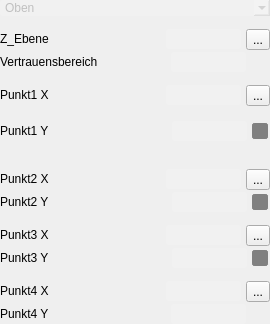
<?xml version="1.0" encoding="UTF-8"?>
<ui version="4.0">
 <class>TP_Ebenheit</class>
 <widget class="QWidget" name="TP_Ebenheit">
  <property name="geometry">
   <rect>
    <x>0</x>
    <y>0</y>
    <width>270</width>
    <height>324</height>
   </rect>
  </property>
  <property name="maximumSize">
   <size>
    <width>270</width>
    <height>16777215</height>
   </size>
  </property>
  <property name="windowTitle">
   <string>Form</string>
  </property>
  <property name="styleSheet">
   <string notr="true">QLineEdit{color:rgb(192,192,192);
                  background-color: rgba(255, 255, 255,32);
                  border-radius:3px;}
QLineEdit:focus{color:rgb(192,192,192);
                             border: 1px solid;
                             border-color: rgb(0, 128, 0);
                            selection-background-color: rgb(40, 76, 117);}

QComboBox{color:rgb(192,192,192);
                        background-color: rgba(255, 255, 255,32);
                         border-radius:3px;}

QCheckBox{color:rgb(192,192,192);
                      background-color: rgba(255, 255, 255,0);}

QCheckBox::indicator {
    width: 10px; /* Adjust size as needed */
    height: 10px; /* Adjust size as needed */
    border-radius: 3px; /* Makes it round (half of width/height) */
	border: 3px solid #808080;
   background-color: rgb(128,128,128);
}

QCheckBox::indicator:checked {
	background-color: #80FF80; /* Hintergrundfarbe wenn gecheckt (Beispiel: Grün) */
    border-radius:3px;
	border: 3px solid #808080;
   /*background-image: url(:/Icons/Main/CheckBox_On.png);*/
	/*background-color: rgb(128, 128, 192);
    border: 1px solid gray; /* Blue border when checked */
}</string>
  </property>
  <layout class="QVBoxLayout" name="verticalLayout">
   <property name="spacing">
    <number>0</number>
   </property>
   <property name="leftMargin">
    <number>0</number>
   </property>
   <property name="topMargin">
    <number>0</number>
   </property>
   <property name="rightMargin">
    <number>0</number>
   </property>
   <property name="bottomMargin">
    <number>0</number>
   </property>
   <item>
    <widget class="MComboBox" name="comboBox_Frame">
     <item>
      <property name="text">
       <string>Oben</string>
      </property>
     </item>
     <item>
      <property name="text">
       <string>Hinten</string>
      </property>
     </item>
     <item>
      <property name="text">
       <string>Links</string>
      </property>
     </item>
     <item>
      <property name="text">
       <string>Vorne</string>
      </property>
     </item>
     <item>
      <property name="text">
       <string>Rechts</string>
      </property>
     </item>
    </widget>
   </item>
   <item>
    <spacer name="verticalSpacer">
     <property name="orientation">
      <enum>Qt::Vertical</enum>
     </property>
     <property name="sizeType">
      <enum>QSizePolicy::Fixed</enum>
     </property>
     <property name="sizeHint" stdset="0">
      <size>
       <width>20</width>
       <height>13</height>
      </size>
     </property>
    </spacer>
   </item>
   <item>
    <layout class="QHBoxLayout" name="horizontalLayout_ZEbene">
     <property name="spacing">
      <number>5</number>
     </property>
     <property name="rightMargin">
      <number>0</number>
     </property>
     <property name="bottomMargin">
      <number>2</number>
     </property>
     <item>
      <widget class="QLabel" name="label_ZEbene">
       <property name="maximumSize">
        <size>
         <width>16777215</width>
         <height>20</height>
        </size>
       </property>
       <property name="text">
        <string>Z_Ebene</string>
       </property>
      </widget>
     </item>
     <item>
      <spacer name="horizontalSpacer">
       <property name="orientation">
        <enum>Qt::Horizontal</enum>
       </property>
       <property name="sizeHint" stdset="0">
        <size>
         <width>40</width>
         <height>20</height>
        </size>
       </property>
      </spacer>
     </item>
     <item>
      <widget class="MLineEdit" name="lineEdit_ZEbene">
       <property name="enabled">
        <bool>true</bool>
       </property>
       <property name="minimumSize">
        <size>
         <width>75</width>
         <height>0</height>
        </size>
       </property>
       <property name="maximumSize">
        <size>
         <width>75</width>
         <height>20</height>
        </size>
       </property>
       <property name="text">
        <string/>
       </property>
       <property name="alignment">
        <set>Qt::AlignCenter</set>
       </property>
      </widget>
     </item>
     <item>
      <widget class="QToolButton" name="toolButton_Paste">
       <property name="text">
        <string>...</string>
       </property>
       <property name="icon">
        <iconset>
         <normalon>:/Icons/Main/paste.png</normalon>
        </iconset>
       </property>
      </widget>
     </item>
    </layout>
   </item>
   <item>
    <layout class="QHBoxLayout" name="horizontalLayout_V_Bereich">
     <property name="spacing">
      <number>5</number>
     </property>
     <property name="rightMargin">
      <number>0</number>
     </property>
     <item>
      <widget class="QLabel" name="label_Vertrauensbereich">
       <property name="maximumSize">
        <size>
         <width>16777215</width>
         <height>20</height>
        </size>
       </property>
       <property name="text">
        <string>Vertrauensbereich</string>
       </property>
      </widget>
     </item>
     <item>
      <spacer name="horizontalSpacer_V_Bereich">
       <property name="orientation">
        <enum>Qt::Horizontal</enum>
       </property>
       <property name="sizeHint" stdset="0">
        <size>
         <width>40</width>
         <height>20</height>
        </size>
       </property>
      </spacer>
     </item>
     <item>
      <widget class="MLineEdit" name="lineEdit_Vertrauensbereich">
       <property name="enabled">
        <bool>true</bool>
       </property>
       <property name="minimumSize">
        <size>
         <width>75</width>
         <height>0</height>
        </size>
       </property>
       <property name="maximumSize">
        <size>
         <width>75</width>
         <height>20</height>
        </size>
       </property>
       <property name="text">
        <string/>
       </property>
       <property name="alignment">
        <set>Qt::AlignCenter</set>
       </property>
      </widget>
     </item>
     <item>
      <spacer name="horizontalSpacer_2">
       <property name="orientation">
        <enum>Qt::Horizontal</enum>
       </property>
       <property name="sizeType">
        <enum>QSizePolicy::Fixed</enum>
       </property>
       <property name="sizeHint" stdset="0">
        <size>
         <width>24</width>
         <height>16</height>
        </size>
       </property>
      </spacer>
     </item>
    </layout>
   </item>
   <item>
    <spacer name="verticalSpacer_2">
     <property name="orientation">
      <enum>Qt::Vertical</enum>
     </property>
     <property name="sizeType">
      <enum>QSizePolicy::Fixed</enum>
     </property>
     <property name="sizeHint" stdset="0">
      <size>
       <width>20</width>
       <height>13</height>
      </size>
     </property>
    </spacer>
   </item>
   <item>
    <layout class="QHBoxLayout" name="horizontalLayout_Punkt1X">
     <property name="spacing">
      <number>5</number>
     </property>
     <property name="rightMargin">
      <number>0</number>
     </property>
     <property name="bottomMargin">
      <number>2</number>
     </property>
     <item>
      <widget class="QLabel" name="label_Punkt1X">
       <property name="maximumSize">
        <size>
         <width>16777215</width>
         <height>20</height>
        </size>
       </property>
       <property name="text">
        <string>Punkt1 X</string>
       </property>
      </widget>
     </item>
     <item>
      <spacer name="horizontalSpacer_Punkt1X">
       <property name="orientation">
        <enum>Qt::Horizontal</enum>
       </property>
       <property name="sizeHint" stdset="0">
        <size>
         <width>40</width>
         <height>20</height>
        </size>
       </property>
      </spacer>
     </item>
     <item>
      <widget class="MLineEdit" name="lineEdit_Punkt1X">
       <property name="enabled">
        <bool>true</bool>
       </property>
       <property name="minimumSize">
        <size>
         <width>75</width>
         <height>0</height>
        </size>
       </property>
       <property name="maximumSize">
        <size>
         <width>75</width>
         <height>20</height>
        </size>
       </property>
       <property name="text">
        <string/>
       </property>
       <property name="alignment">
        <set>Qt::AlignCenter</set>
       </property>
      </widget>
     </item>
     <item>
      <widget class="QToolButton" name="toolButton_PasteP1">
       <property name="text">
        <string>...</string>
       </property>
       <property name="icon">
        <iconset>
         <normalon>:/Icons/Main/paste.png</normalon>
        </iconset>
       </property>
      </widget>
     </item>
    </layout>
   </item>
   <item>
    <layout class="QHBoxLayout" name="horizontalLayout_Punkt1Y">
     <property name="spacing">
      <number>5</number>
     </property>
     <property name="rightMargin">
      <number>0</number>
     </property>
     <property name="bottomMargin">
      <number>2</number>
     </property>
     <item>
      <widget class="QLabel" name="label_Punkt1Y">
       <property name="maximumSize">
        <size>
         <width>16777215</width>
         <height>20</height>
        </size>
       </property>
       <property name="text">
        <string>Punkt1 Y</string>
       </property>
      </widget>
     </item>
     <item>
      <spacer name="horizontalSpacer_Punkt1Y">
       <property name="orientation">
        <enum>Qt::Horizontal</enum>
       </property>
       <property name="sizeType">
        <enum>QSizePolicy::Expanding</enum>
       </property>
       <property name="sizeHint" stdset="0">
        <size>
         <width>130</width>
         <height>20</height>
        </size>
       </property>
      </spacer>
     </item>
     <item>
      <widget class="MLineEdit" name="lineEdit_Punkt1Y">
       <property name="enabled">
        <bool>true</bool>
       </property>
       <property name="minimumSize">
        <size>
         <width>75</width>
         <height>0</height>
        </size>
       </property>
       <property name="maximumSize">
        <size>
         <width>75</width>
         <height>20</height>
        </size>
       </property>
       <property name="text">
        <string/>
       </property>
       <property name="alignment">
        <set>Qt::AlignCenter</set>
       </property>
      </widget>
     </item>
     <item>
      <widget class="QCheckBox" name="checkBox_Jump1">
       <property name="sizePolicy">
        <sizepolicy hsizetype="Minimum" vsizetype="Expanding">
         <horstretch>0</horstretch>
         <verstretch>0</verstretch>
        </sizepolicy>
       </property>
       <property name="minimumSize">
        <size>
         <width>18</width>
         <height>1</height>
        </size>
       </property>
       <property name="sizeIncrement">
        <size>
         <width>0</width>
         <height>0</height>
        </size>
       </property>
       <property name="baseSize">
        <size>
         <width>0</width>
         <height>0</height>
        </size>
       </property>
       <property name="font">
        <font>
         <kerning>false</kerning>
        </font>
       </property>
       <property name="text">
        <string/>
       </property>
       <property name="iconSize">
        <size>
         <width>16</width>
         <height>16</height>
        </size>
       </property>
      </widget>
     </item>
    </layout>
   </item>
   <item>
    <spacer name="verticalSpacer_3">
     <property name="orientation">
      <enum>Qt::Vertical</enum>
     </property>
     <property name="sizeType">
      <enum>QSizePolicy::Fixed</enum>
     </property>
     <property name="sizeHint" stdset="0">
      <size>
       <width>20</width>
       <height>13</height>
      </size>
     </property>
    </spacer>
   </item>
   <item>
    <layout class="QHBoxLayout" name="horizontalLayout_Punkt2X">
     <property name="spacing">
      <number>5</number>
     </property>
     <property name="bottomMargin">
      <number>2</number>
     </property>
     <item>
      <widget class="QLabel" name="label_Punkt2X">
       <property name="maximumSize">
        <size>
         <width>16777215</width>
         <height>20</height>
        </size>
       </property>
       <property name="text">
        <string>Punkt2 X</string>
       </property>
      </widget>
     </item>
     <item>
      <spacer name="horizontalSpacer_Punkt2X">
       <property name="orientation">
        <enum>Qt::Horizontal</enum>
       </property>
       <property name="sizeHint" stdset="0">
        <size>
         <width>40</width>
         <height>20</height>
        </size>
       </property>
      </spacer>
     </item>
     <item>
      <widget class="MLineEdit" name="lineEdit_Punkt2X">
       <property name="enabled">
        <bool>true</bool>
       </property>
       <property name="minimumSize">
        <size>
         <width>75</width>
         <height>0</height>
        </size>
       </property>
       <property name="maximumSize">
        <size>
         <width>75</width>
         <height>20</height>
        </size>
       </property>
       <property name="text">
        <string/>
       </property>
       <property name="alignment">
        <set>Qt::AlignCenter</set>
       </property>
      </widget>
     </item>
     <item>
      <widget class="QToolButton" name="toolButton_PasteP2">
       <property name="text">
        <string>...</string>
       </property>
       <property name="icon">
        <iconset>
         <normalon>:/Icons/Main/paste.png</normalon>
        </iconset>
       </property>
      </widget>
     </item>
    </layout>
   </item>
   <item>
    <layout class="QHBoxLayout" name="horizontalLayout_Punkt2Y">
     <property name="spacing">
      <number>5</number>
     </property>
     <item>
      <widget class="QLabel" name="label_Punkt2Y">
       <property name="maximumSize">
        <size>
         <width>16777215</width>
         <height>20</height>
        </size>
       </property>
       <property name="text">
        <string>Punkt2 Y</string>
       </property>
      </widget>
     </item>
     <item>
      <spacer name="horizontalSpacer_Punkt2Y">
       <property name="orientation">
        <enum>Qt::Horizontal</enum>
       </property>
       <property name="sizeHint" stdset="0">
        <size>
         <width>130</width>
         <height>20</height>
        </size>
       </property>
      </spacer>
     </item>
     <item>
      <widget class="MLineEdit" name="lineEdit_Punkt2Y">
       <property name="enabled">
        <bool>true</bool>
       </property>
       <property name="minimumSize">
        <size>
         <width>75</width>
         <height>0</height>
        </size>
       </property>
       <property name="maximumSize">
        <size>
         <width>75</width>
         <height>20</height>
        </size>
       </property>
       <property name="text">
        <string/>
       </property>
       <property name="alignment">
        <set>Qt::AlignCenter</set>
       </property>
      </widget>
     </item>
     <item>
      <widget class="QCheckBox" name="checkBox_Jump2">
       <property name="minimumSize">
        <size>
         <width>18</width>
         <height>0</height>
        </size>
       </property>
       <property name="text">
        <string/>
       </property>
      </widget>
     </item>
    </layout>
   </item>
   <item>
    <spacer name="verticalSpacer_4">
     <property name="orientation">
      <enum>Qt::Vertical</enum>
     </property>
     <property name="sizeType">
      <enum>QSizePolicy::Fixed</enum>
     </property>
     <property name="sizeHint" stdset="0">
      <size>
       <width>20</width>
       <height>13</height>
      </size>
     </property>
    </spacer>
   </item>
   <item>
    <layout class="QHBoxLayout" name="horizontalLayout_Punkt3X">
     <property name="spacing">
      <number>5</number>
     </property>
     <property name="bottomMargin">
      <number>2</number>
     </property>
     <item>
      <widget class="QLabel" name="label_Punkt3X">
       <property name="maximumSize">
        <size>
         <width>16777215</width>
         <height>20</height>
        </size>
       </property>
       <property name="text">
        <string>Punkt3 X</string>
       </property>
      </widget>
     </item>
     <item>
      <spacer name="horizontalSpacer_Punkt3X">
       <property name="orientation">
        <enum>Qt::Horizontal</enum>
       </property>
       <property name="sizeHint" stdset="0">
        <size>
         <width>40</width>
         <height>20</height>
        </size>
       </property>
      </spacer>
     </item>
     <item>
      <widget class="MLineEdit" name="lineEdit_Punkt3X">
       <property name="enabled">
        <bool>true</bool>
       </property>
       <property name="minimumSize">
        <size>
         <width>75</width>
         <height>0</height>
        </size>
       </property>
       <property name="maximumSize">
        <size>
         <width>75</width>
         <height>20</height>
        </size>
       </property>
       <property name="text">
        <string/>
       </property>
       <property name="alignment">
        <set>Qt::AlignCenter</set>
       </property>
      </widget>
     </item>
     <item>
      <widget class="QToolButton" name="toolButton_PasteP3">
       <property name="text">
        <string>...</string>
       </property>
       <property name="icon">
        <iconset>
         <normalon>:/Icons/Main/paste.png</normalon>
        </iconset>
       </property>
      </widget>
     </item>
    </layout>
   </item>
   <item>
    <layout class="QHBoxLayout" name="horizontalLayout_Punkt3Y">
     <property name="spacing">
      <number>5</number>
     </property>
     <item>
      <widget class="QLabel" name="label_Punkt3Y">
       <property name="maximumSize">
        <size>
         <width>16777215</width>
         <height>20</height>
        </size>
       </property>
       <property name="text">
        <string>Punkt3 Y</string>
       </property>
      </widget>
     </item>
     <item>
      <spacer name="horizontalSpacer_Punkt3Y">
       <property name="orientation">
        <enum>Qt::Horizontal</enum>
       </property>
       <property name="sizeHint" stdset="0">
        <size>
         <width>130</width>
         <height>20</height>
        </size>
       </property>
      </spacer>
     </item>
     <item>
      <widget class="MLineEdit" name="lineEdit_Punkt3Y">
       <property name="enabled">
        <bool>true</bool>
       </property>
       <property name="minimumSize">
        <size>
         <width>75</width>
         <height>0</height>
        </size>
       </property>
       <property name="maximumSize">
        <size>
         <width>75</width>
         <height>20</height>
        </size>
       </property>
       <property name="text">
        <string/>
       </property>
       <property name="alignment">
        <set>Qt::AlignCenter</set>
       </property>
      </widget>
     </item>
     <item>
      <widget class="QCheckBox" name="checkBox_Jump3">
       <property name="minimumSize">
        <size>
         <width>18</width>
         <height>0</height>
        </size>
       </property>
       <property name="text">
        <string/>
       </property>
      </widget>
     </item>
    </layout>
   </item>
   <item>
    <spacer name="verticalSpacer_5">
     <property name="orientation">
      <enum>Qt::Vertical</enum>
     </property>
     <property name="sizeType">
      <enum>QSizePolicy::Fixed</enum>
     </property>
     <property name="sizeHint" stdset="0">
      <size>
       <width>20</width>
       <height>13</height>
      </size>
     </property>
    </spacer>
   </item>
   <item>
    <layout class="QHBoxLayout" name="horizontalLayout_Punkt4X">
     <property name="spacing">
      <number>5</number>
     </property>
     <property name="bottomMargin">
      <number>2</number>
     </property>
     <item>
      <widget class="QLabel" name="label_Punkt4X">
       <property name="maximumSize">
        <size>
         <width>16777215</width>
         <height>20</height>
        </size>
       </property>
       <property name="text">
        <string>Punkt4 X</string>
       </property>
      </widget>
     </item>
     <item>
      <spacer name="horizontalSpacer_Punkt4X">
       <property name="orientation">
        <enum>Qt::Horizontal</enum>
       </property>
       <property name="sizeHint" stdset="0">
        <size>
         <width>40</width>
         <height>20</height>
        </size>
       </property>
      </spacer>
     </item>
     <item>
      <widget class="MLineEdit" name="lineEdit_Punkt4X">
       <property name="enabled">
        <bool>true</bool>
       </property>
       <property name="minimumSize">
        <size>
         <width>75</width>
         <height>0</height>
        </size>
       </property>
       <property name="maximumSize">
        <size>
         <width>75</width>
         <height>20</height>
        </size>
       </property>
       <property name="text">
        <string/>
       </property>
       <property name="alignment">
        <set>Qt::AlignCenter</set>
       </property>
      </widget>
     </item>
     <item>
      <widget class="QToolButton" name="toolButton_PasteP4">
       <property name="text">
        <string>...</string>
       </property>
       <property name="icon">
        <iconset>
         <normalon>:/Icons/Main/paste.png</normalon>
        </iconset>
       </property>
      </widget>
     </item>
    </layout>
   </item>
   <item>
    <layout class="QHBoxLayout" name="horizontalLayout_Punkt4Y">
     <property name="spacing">
      <number>5</number>
     </property>
     <item>
      <widget class="QLabel" name="label_Punkt4Y">
       <property name="maximumSize">
        <size>
         <width>16777215</width>
         <height>20</height>
        </size>
       </property>
       <property name="text">
        <string>Punkt4 Y</string>
       </property>
      </widget>
     </item>
     <item>
      <spacer name="horizontalSpacer_Punkt4Y">
       <property name="orientation">
        <enum>Qt::Horizontal</enum>
       </property>
       <property name="sizeHint" stdset="0">
        <size>
         <width>40</width>
         <height>20</height>
        </size>
       </property>
      </spacer>
     </item>
     <item>
      <widget class="MLineEdit" name="lineEdit_Punkt4Y">
       <property name="enabled">
        <bool>true</bool>
       </property>
       <property name="minimumSize">
        <size>
         <width>75</width>
         <height>0</height>
        </size>
       </property>
       <property name="maximumSize">
        <size>
         <width>75</width>
         <height>20</height>
        </size>
       </property>
       <property name="text">
        <string/>
       </property>
       <property name="alignment">
        <set>Qt::AlignCenter</set>
       </property>
      </widget>
     </item>
     <item>
      <spacer name="horizontalSpacer_6">
       <property name="orientation">
        <enum>Qt::Horizontal</enum>
       </property>
       <property name="sizeType">
        <enum>QSizePolicy::Fixed</enum>
       </property>
       <property name="sizeHint" stdset="0">
        <size>
         <width>24</width>
         <height>20</height>
        </size>
       </property>
      </spacer>
     </item>
    </layout>
   </item>
  </layout>
 </widget>
 <customwidgets>
  <customwidget>
   <class>MLineEdit</class>
   <extends>QLineEdit</extends>
   <header location="global">Classes/mlineedit.h</header>
  </customwidget>
  <customwidget>
   <class>MComboBox</class>
   <extends>QComboBox</extends>
   <header>Classes/mcombobox.h</header>
  </customwidget>
 </customwidgets>
 <resources/>
 <connections/>
</ui>
